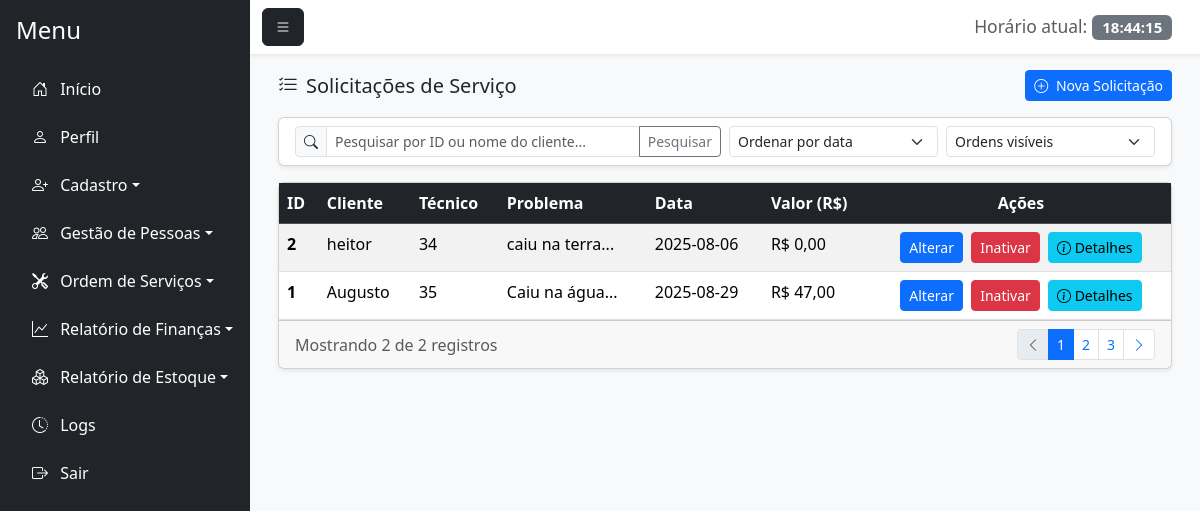
The app's page /consultar_ordem.php (signed in), older data.
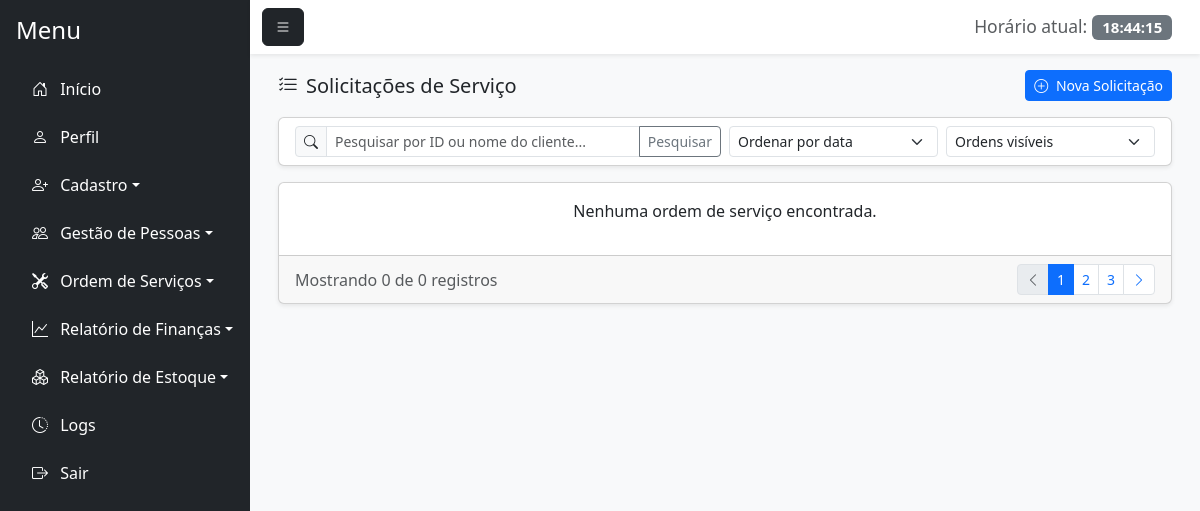
The same page, newer data.
### tables this page shows
CREATE TABLE `nova_ordem` (
  `id_ordem` int(11) NOT NULL,
  `id_funcionario` int(11) NOT NULL,
  `nome_client_ordem` varchar(100) NOT NULL,
  `tecnico` varchar(100) DEFAULT NULL,
  `marca_aparelho` varchar(100) DEFAULT NULL,
  `tempo_uso` varchar(50) DEFAULT NULL,
  `problema` text DEFAULT NULL,
  `prioridade` varchar(20) DEFAULT NULL,
  `observacao` text DEFAULT NULL,
  `dt_recebimento` date DEFAULT NULL,
  `valor_total` decimal(10,2) NOT NULL,
  `metodo_pag` varchar(50) DEFAULT NULL,
  `id_peca_est` int(11) DEFAULT NULL,
  `id_cliente` int(11) DEFAULT NULL,
  `status_ordem` enum('Aberta','Em Andamento','Aguardando Peças','Concluído','Cancelada') DEFAULT 'Aberta'
);

### consultar_ordem.php (the view, shortened to what the changed rows need)
<?php
require_once 'conexao.php';
require_once 'php/permissoes.php';
$sql = "SELECT no.id_ordem,
               no.nome_client_ordem,
               no.tecnico,
               no.problema,
               no.dt_recebimento,
               no.valor_total,
               no.marca_aparelho,
               no.prioridade,
               no.observacao,
               c.nome_cliente
        FROM nova_ordem no
        LEFT JOIN cliente c ON no.id_cliente = c.id_cliente
        LEFT JOIN funcionario f ON no.id_funcionario = f.id_funcionario";
$sql .= " ORDER BY no.id_ordem DESC";
$stmt = $pdo->prepare($sql);
$stmt->execute();
$ordens = $stmt->fetchAll(PDO::FETCH_ASSOC);
$filtro_oculto = isset($_GET['filtro_oculto']) ? $_GET['filtro_oculto'] : '0';
if ($filtro_oculto == '0') {
    $ordens = array_filter($ordens, function($ordem) {
        return !in_array($ordem['id_ordem'], $_SESSION['ordens_ocultas']);
    });
} else {
    $ordens = array_filter($ordens, function($ordem) {
        return in_array($ordem['id_ordem'], $_SESSION['ordens_ocultas']);
    });
}
?>
<!DOCTYPE html>
<html lang="pt-BR">
<head>
    <link href="https://cdn.jsdelivr.net/npm/bootstrap@5.3.7/dist/css/bootstrap.min.css" rel="stylesheet">
    <link rel="stylesheet" href="https://cdn.jsdelivr.net/npm/bootstrap-icons@1.11.1/font/bootstrap-icons.css">
    <link href="https://cdn.jsdelivr.net/npm/bootstrap-icons@1.11.1/font/bootstrap-icons.css" rel="stylesheet">
</head>
<body class="bg-light">
    <div class="d-flex vh-100 bg-light">
        <div class="flex-grow-1 d-flex flex-column">
            <div class="flex-grow-1 p-3" style="overflow-y: auto;">
                <div class="container-fluid">
                    <div class="card shadow-sm">
                        <div class="card-body p-0">
                            <div class="table-responsive">
                                <?php if(!empty($ordens)): ?>
                                    <table class="table table-hover table-striped mb-0">
                                        <thead class="table-dark">
                                            <tr>
                                                <th scope="col">ID</th>
                                                <th scope="col">Cliente</th>
                                                <th scope="col">Técnico</th>
                                                <th scope="col">Problema</th>
                                                <th scope="col">Data</th>
                                                <th scope="col">Valor (R$)</th>
                                                <th scope="col" class="text-center">Ações</th>
                                            </tr>
                                        </thead>
                                        <tbody>
                                            <?php foreach($ordens as $ordem): ?>
                                                <tr>
                                                    <th scope="row"><?= htmlspecialchars($ordem['id_ordem']) ?></th>
                                                    <td><?= htmlspecialchars($ordem['nome_cliente'] ? $ordem['nome_cliente'] : $ordem['nome_client_ordem']) ?></td>
                                                    <td><?= htmlspecialchars($ordem['tecnico']) ?></td>
                                                    <td><?= htmlspecialchars(substr($ordem['problema'], 0, 30)) ?>...</td>
                                                    <td><?= htmlspecialchars($ordem['dt_recebimento']) ?></td>
                                                    <td>R$ <?= number_format($ordem['valor_total'], 2, ',', '.') ?></td>
                                                    <td class="text-center">
                                                    <a href="#" class="btn btn-sm btn-primary me-1" title="Alterar" onclick="carregarDadosOrdem(<?= htmlspecialchars($ordem['id_ordem']) ?>)">Alterar
                                                    </a>
                                                        <?php if ($filtro_oculto == '0'): ?>
                                                            <a href="consultar_ordem.php?acao=ocultar&id=<?= htmlspecialchars($ordem['id_ordem']) ?>"
                                                                class="btn btn-sm btn-danger me-1" title="Ocultar"
                                                                onclick="return confirm('Deseja ocultar esta ordem?')">
                                                                Inativar
                                                            </a>
                                                        <?php endif; ?>
                                                    <button class="btn btn-sm btn-info" onclick="mostrarDetalhesOrdem(<?=htmlspecialchars($usuario['id_usuario'])?>)">
                                                        <i class="bi bi-info-circle"></i> Detalhes
                                                    </button>
                                                    </td>
                                                </tr>
                                            <?php endforeach; ?>
                                        </tbody>
                                    </table>
                                <?php else: ?>
                                    <div class="p-3 text-center">
                                        <p>Nenhuma ordem de serviço encontrada.</p>
                                    </div>
                                <?php endif; ?>
                            </div>
                        </div>
                        <div class="card-footer py-2">
                            <div class="d-flex justify-content-between align-items-center">
                                <div>
                                    <span class="text-muted">Mostrando <?= count($ordens) ?> de <?= count($ordens) ?> registros</span>
                                </div>
                            </div>
                        </div>
                    </div>
                </div>
            </div>
</body>
</html>

### php/permissoes.php (shortened to what the changed rows need)
<?php
$permissoes = [
    1 => [
        "Início" => ["principal.php"],
        "Perfil" => ["perfil.php"],
        "Cadastro" => [
            "cadastro_usuario.php", "cadastro_cliente.php", "cadastro_funcionario.php",
            "cadastro_fornecedor.php", "cadastro_pecas.php"
        ],
        "Gestão de Pessoas" => [
            "gestao_usuario.php", "gestao_cliente.php", "gestao_funcionario.php",
            "gestao_fornecedor.php"
        ],
        "Ordem de Serviços" => ["nova_ordem.php", "consultar_ordem.php", "pagamento.php"],
        "Relatório de Finanças" => ["relatorio_despesas.php", "relatorio_lucro.php"],
        "Relatório de Estoque" => [
            "relatorio_saida.php", "relatorio_pecas_estoque.php", "relatorio_uso.php"
        ],
        "Logs" => ["logs.php"],
    ],
    2 => [
        "Início" => ["principal.php"],
        "Perfil" => ["perfil.php"],
        "Cadastro" => [
            "cadastro_cliente.php", "cadastro_funcionario.php",
            "cadastro_fornecedor.php", "cadastro_pecas.php"
        ],
        "Gestão de Pessoas" => ["gestao_cliente.php"],
        "Ordem de Serviços" => ["nova_ordem.php", "consultar_ordem.php", "pagamento.php"],
        "Relatório de Estoque" => [
            "relatorio_saida.php", "relatorio_pecas_estoque.php", "relatorio_uso.php"
        ],
    ],
    3 => [
        "Início" => ["principal.php"],
        "Perfil" => ["perfil.php"],
        "Cadastro" => ["cadastro_cliente.php"],
        "Gestão de Pessoas" => ["gestao_cliente.php"],
        "Ordem de Serviços" => ["nova_ordem.php", "consultar_ordem.php", "pagamento.php"],
    ],
    4 => [
        "Início" => ["principal.php"],
        "Perfil" => ["perfil.php"],
        "Cadastro" => ["cadastro_pecas.php"],
        "Ordem de Serviços" => ["nova_ordem.php", "consultar_ordem.php", "pagamento.php"],
        "Relatório de Estoque" => [
            "relatorio_saida.php", "relatorio_pecas_estoque.php", "relatorio_uso.php"
        ],
    ],
];
$id_perfil = $_SESSION['perfil'];
$opcoes_menu = isset($permissoes[$id_perfil]) ? $permissoes[$id_perfil] : [];
$icones_menu = [
    "Início" => "bi-house-door",
    "Perfil" => "bi-person",
    "Cadastro" => "bi-person-plus",
    "Gestão de Pessoas" => "bi-people",
    "Ordem de Serviços" => "bi-tools",
    "Relatório de Finanças" => "bi-graph-up",
    "Relatório de Estoque" => "bi-boxes",
    "Logs" => "bi-clock-history"
];
function formatarNomeExibicao($nomeArquivo) {
    $nome = basename($nomeArquivo, ".php");
    $prefixos = ['cadastro_', 'gestao_', 'relatorio_'];
    foreach ($prefixos as $prefixo) {
        if (strpos($nome, $prefixo) === 0) {
            $nome = substr($nome, strlen($prefixo));
            break;
        }
    }
    $nome = str_replace("_", " ", $nome);
    $nome = ucwords($nome);
    return $nome;
}
function gerarIdLink($categoria, $arquivo = null) {
    $id = 'menu-';
    $idCategoria = preg_replace('/[^a-zA-Z0-9]/', '-', iconv('UTF-8', 'ASCII//TRANSLIT', $categoria));
    $id .= strtolower($idCategoria);
    if ($arquivo) {
        $nomeArquivo = basename($arquivo, ".php");
        $idArquivo = preg_replace('/[^a-zA-Z0-9]/', '-', iconv('UTF-8', 'ASCII//TRANSLIT', $nomeArquivo));
        $id .= '-' . strtolower($idArquivo);
    }
    return $id;
}
function gerarMenu($opcoes_menu, $icones_menu) {
    $html = '';
    foreach ($opcoes_menu as $categoria => $arquivos) {
        $icone = isset($icones_menu[$categoria]) ? $icones_menu[$categoria] : "bi-circle";
        if (count($arquivos) > 1) {
            $html .= '<li class="nav-item mb-2 dropdown">';
            $html .= '<a class="nav-link text-white dropdown-toggle" href="#" id="' . gerarIdLink($categoria) . '-dropdown" role="button" data-bs-toggle="dropdown" aria-expanded="false">';
            $html .= '<i class="bi ' . $icone . ' me-2"></i> ' . $categoria;
            $html .= '</a>';
            $html .= '<ul class="dropdown-menu dropdown-menu-dark" aria-labelledby="' . gerarIdLink($categoria) . '-dropdown">';
            foreach ($arquivos as $arquivo) {
                $nomeExibicao = formatarNomeExibicao($arquivo);
                $html .= '<li><a class="dropdown-item" id="' . gerarIdLink($categoria, $arquivo) . '" href="' . $arquivo . '">' . $nomeExibicao . '</a></li>';
            }
            $html .= '</ul>';
            $html .= '</li>';
        } else {
            $html .= '<li class="nav-item mb-2">';
            $html .= '<a id="' . gerarIdLink($categoria, $arquivos[0]) . '" href="' . $arquivos[0] . '" class="nav-link text-white">';
            $html .= '<i class="bi ' . $icone . ' me-2"></i> ' . $categoria;
            $html .= '</a>';
            $html .= '</li>';
        }
    }
    $html .= '<li class="nav-item">';
    $html .= '<a id="menu-sair" href="index.php" class="nav-link text-white"><i class="bi bi-box-arrow-right me-2"></i> Sair</a>';
    $html .= '</li>';
    return $html;
}
$menu_html = '
<nav id="sidebar" class="bg-dark text-white p-3" style="width: 250px;">
    <h4 class="mb-4">Menu</h4>
    <ul class="nav flex-column">
        ' . gerarMenu($opcoes_menu, $icones_menu) . '
    </ul>
</nav>
<script>
    document.getElementById("menu-toggle").addEventListener("click", function () {
        document.getElementById("sidebar").classList.toggle("d-none");
    });
    function updateClock() {
        const now = new Date();
        const timeString = now.toLocaleTimeString(\'pt-BR\');
        document.getElementById(\'liveClock\').textContent = timeString;
    }
    setInterval(updateClock, 1000);
    updateClock();
</script>
';
function exibirMenu() {
    global $menu_html;
    echo $menu_html;
}
?>

Row changes from the older to the newer data that the page shows:
removed nova_ordem: id_ordem "2", nome_client_ordem "heitor", tecnico "34", problema "caiu na terra", dt_recebimento "2025-08-06", valor_total "0,00"
removed nova_ordem: id_ordem "1", nome_client_ordem "Augusto", tecnico "35", problema "Caiu na água", dt_recebimento "2025-08-29", valor_total "47,00"
Text that changed along with them:
count($ordens): (not shown) → "0"
text no longer shown: "ID Cliente Técnico Problema Data Valor (R$) Ações"
text now shown: "Nenhuma ordem de serviço encontrada."
